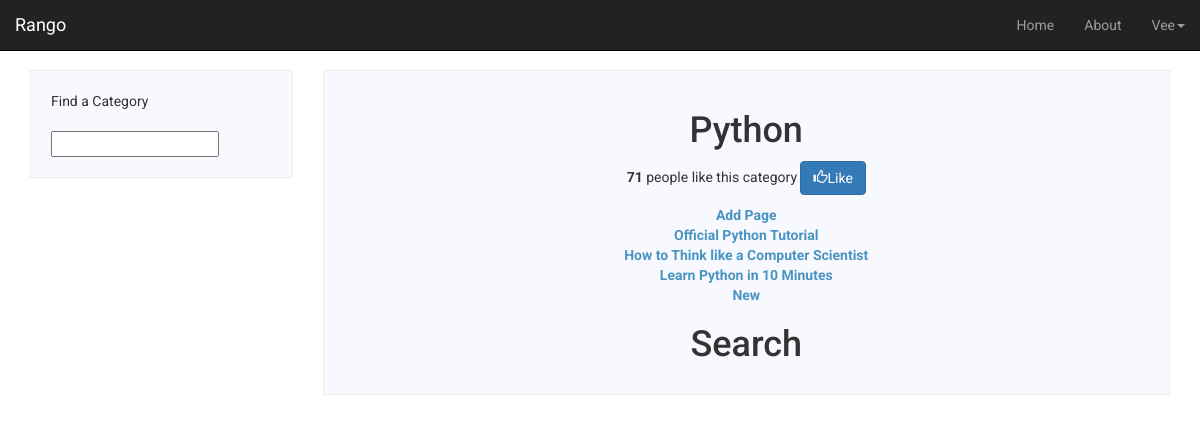
Page /rango/category/python/ (signed in) on the committed database.
### rango/models.py (models this page shows, shortened)
class Category(models.Model):
    name = models.CharField(max_length=128, unique=True)
    likes = models.IntegerField(default=0)
    views = models.IntegerField(default=0)
    slug = models.SlugField()
    class Meta:
        verbose_name_plural = "Categories"

class Page(models.Model):
    category = models.ForeignKey(Category, on_delete=models.CASCADE)
    title = models.CharField(max_length=128)
    url = models.URLField()
    views = models.IntegerField(default=0)
    last_visit = models.DateTimeField(null=True, blank=True)
    first_visit = models.DateTimeField(null=True, blank=True)

### rango/views.py (the view)
# urls.py: url(r'^category/(?P<slug>[\w\-]+)/$', views.category, name = 'category'),
def category(request, slug):
    context = {}
    try:
        category = Category.objects.get(slug=slug)
        context['category_name'] = category.name
        pages = Page.objects.filter(category=category)
        context['pages'] = pages
        context['category'] = category
    except Category.DoesNotExist:
        pass
    return render(request, 'rango/category.html', context)

### templates/rango/category.html (shortened to what this page needs)
{% extends 'base.html' %}
{% block sidebar %}
<div class = "col-md-3">
  <div class ="sidebar">
    <ul class="nav nav-list">
    <li class="nav-header">Find a Category</li>
    <form>
    <li><input  class="search-query span10" type="text" name="suggestion" value="" id="suggestion" /></li>
    </form>
    </ul>
  </div>
</div>
{% endblock %}
{% block content %}
    {% if category %}
    <div class="col-md-9">
        <div class="main">
        <h1>{{ category_name }}</h1>
        <p>
        <strong id="like_count">{{ category.likes }}</strong> people like this category
        {% if user.is_authenticated %}
                <button id="likes" data-catid="{{category.id}}" class="btn btn-primary" type="button">
                <span class="glyphicon glyphicon-thumbs-up"></span>Like
                </button>
        </p>
        <a href="{% url 'rango:add_page' category.slug  %}" class="link">Add Page</a>
        {% endif %}
        {% if pages %}
            <ul class = "page-list">
                {% for page in pages %}
                <li><a href="{% url 'rango:goto' %}?page_id={{page.id}}" class="link">{{ page.title }}</a></li>
                {% endfor %}
            </ul>
        {% else %}
                <strong>No pages currently in category.</strong>
        {% endif %}
        <h1>Search</h1>
      </div>
    </div>
    {% else %}
    The specified category {{ category_name }} does not exist!
    {% endif %}
{% endblock %}

### templates/base.html (shortened to what this page needs)
<!DOCTYPE html>
{% load static %}
<html lang ="en">
    <head>
        <link rel="stylesheet" href="https://maxcdn.bootstrapcdn.com/bootstrap/3.3.7/css/bootstrap.min.css">
        <link rel="stylesheet" type="text/css" href="{% static 'css/style.css' %}"/>
    </head>
    <body>
        <div class="navbar navbar-inverse navbar-fixed-top" role="navigation">
            <div class="container-fluid">
                <div class="navbar-header">
                    <a class="navbar-brand" href="/rango/">Rango</a>
                </div>
                <div class="navbar-collapse collapse">
                    <ul class="nav navbar-nav navbar-right">
                        <li><a href="{% url 'rango:index' %}" class="nav-link">Home</a></li>
                        <li><a href="{% url 'rango:about'%}">About</a></li>
                        {% if user.is_authenticated %}
                        <li class="dropdown">
                          <a href="#" class="dropdown-toggle" data-toggle="dropdown" role="button" aria-haspopup="true" aria-expanded="false">{{user}}<span class="caret"></span></a>
                        </li>
                        {% else %}
                        <li><a href="{% url 'auth_login' %}" class="nav-link">Login</a></li>
                        <li><a href="{% url 'registration_register' %}" class="nav-link">Register Here</a></li>
                        {% endif %}
                    </ul>
                </div>
            </div>
        </div>
        <div class="container">
            <div class="row">
              {% load rango_extras %}
              {% block sidebar %}
              {% endblock %}
              {% block content %}
              {% endblock %}
            </div>
        </div>
    </body>
</html>

### static/css/style.css (style rules this page uses)
body { background: #fff; padding: 70px 0px 30px 0px; font-family: 'Roboto', sans-serif; }
ul { padding: 0; }
.main { text-align:center; }
.main, .sidebar { background: ghostwhite; border: 1px solid antiquewhite; padding: 20px; }
.sidebar { padding: 20px; }
.category-list, .page-list, .user-list { list-style-type: none; }
.link { color: #4994c1; font-weight: bold; transition: 0.2s ease-in-out all; }
.nav-link { color: #b7b7b7; transition: 0.2s ease-in-out all; }
.dropdown-toggle { text-transform: capitalize; }

### rows in the picture
Category: name "Python", likes "71"
Page: title "Official Python Tutorial"
Page: title "How to Think like a Computer Scientist"
Page: title "Learn Python in 10 Minutes"
Page: title "New"

### other values in the picture
{{ user }} "Vee"
